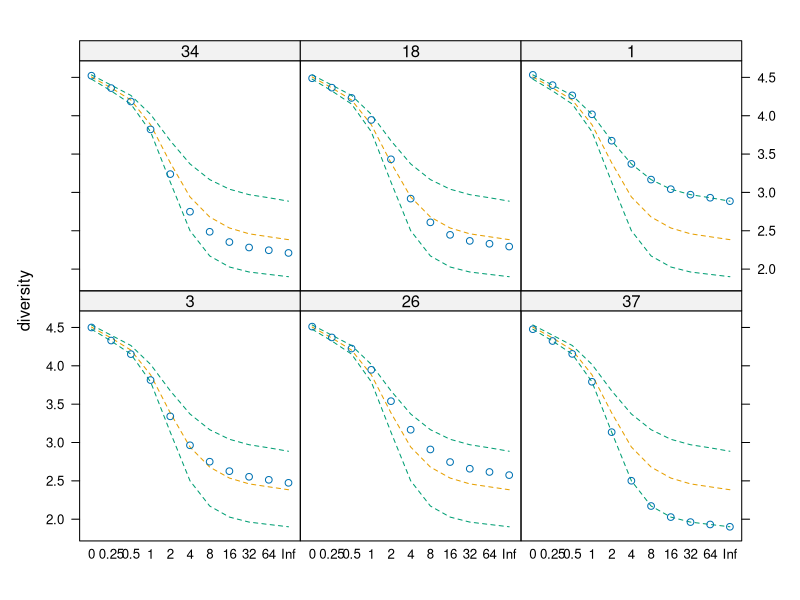
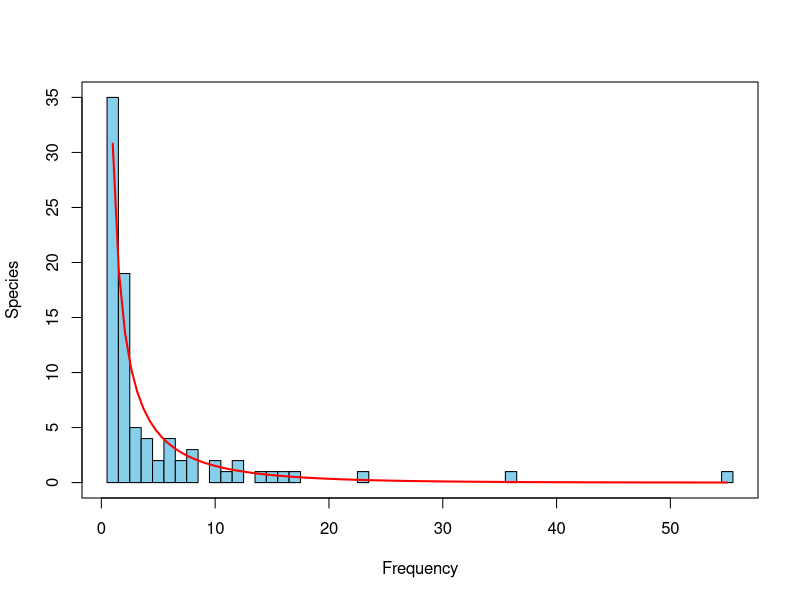
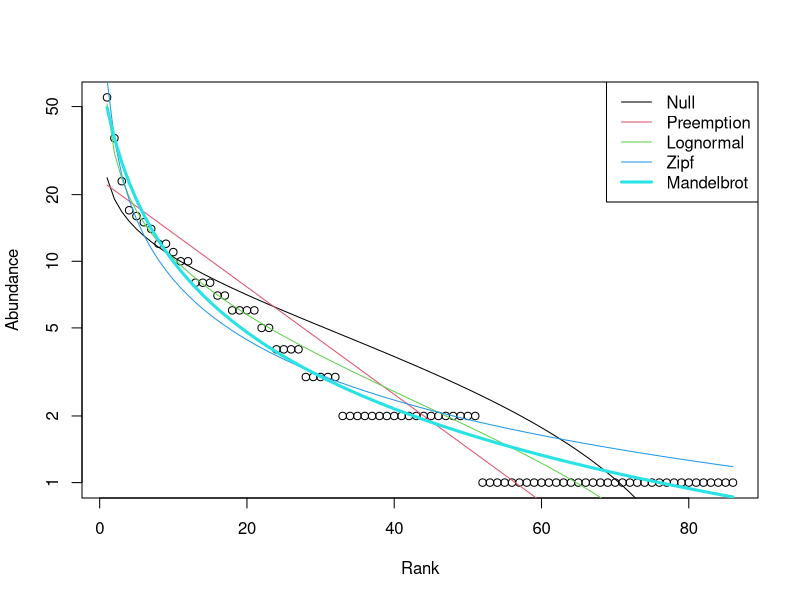
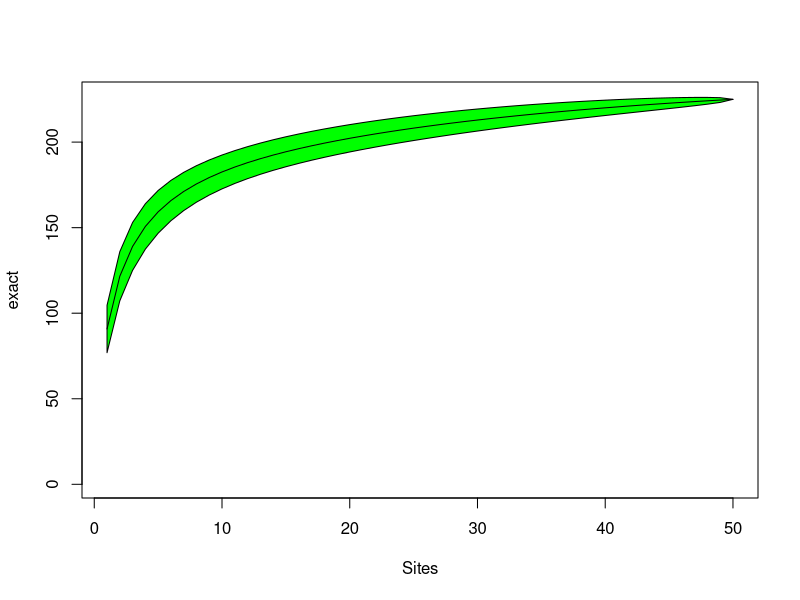

R code for these plots, in order:
library(vegan)

data("BCI")
# Shannon index
H <- diversity(BCI)

# Pieolou's evenness 
J <- H/log(specnumber(BCI))

# Renyi diversities

k <- sample(nrow(BCI),6)

R <- renyi(BCI[k,])

plot(R)

# the Alpha parameter of Fisher's log series as a diversity index

alpha <- fisher.alpha(BCI)

#  The number of stems per plot in our data set

quantile(rowSums(BCI))

# To express richness for the same number of individuals

Srar <- rarefy(BCI, min(rowSums(BCI)))

# Rarefy sample size to two individuals (As an extreme case)

S2 <- rarefy(BCI, 2)

# This rarefaction richness not give equal rank with the previous

all(rank(Srar)) == rank(S2)

#  in this rarefied richness fro tow individuals is a finite sample variant of Simpson's diversity index. These two are almost identical in BCI
range(diversity(BCI, "simp") - (S2 -1))

#  Rarefction is sometimes presented as an ecological meaningful alternative to dubious diversity indices. But the differences really seem to be small.

# Species abundance models--------------------------------------------------------------

#  The variance measures of species abundance distribution are divresity indices.

#  Fihser and Preston. Fisher's log-series for a randomly selected plot is

k <- sample(nrow(BCI),1)
fish <- fisherfit(BCI[k,])
#  fisher's log-series fitted to one randomly selected site
plot(fish)


#  Preston's log-normal is the main challenges to Fihers' log-sereis. Instead of plotting species by frequencies, it bins species into frequency classes of increasing size. As a result, upper bins with hgh range of frequencies become more common. 
# Prestondistr is the recommmende log normal model and it maximizes truncated log-normal likelihood without binning data. 

prestondistr(BCI[k,])

# Ranked abundance distribution---------------------------
# Alternative approach to species abundance distribution is to plot logrithmic abundances in dereasing orrder know as Whitaker plots or abundance distribution curves. 
#  it is fit with most popular models using maximum likelihood estimation. Fiver model; Brokenstick, preemption, log-ormal, Zipf, Zipf-Mandelbrot.
#  This function compares the model using Akaike's or Schwartz's Bayesian information criteria (BCI). Eventhough it is based on log-likelihood, it penalized by the 
# number of estimated parameters. 2 in AIC and logS in BIC.  Log-normal model rarel is the choice, but it is regarded as a the canonical model. 
rad <- radfit(BCI[k,])
plot(rad)

# Species accumulation-------------------
# This model study collection of sites and their species richness or estimate the number of unseen species. It is similar to rarefaction becuase it can accumulate more spices when the 
# the number of sites increases. 
#  Kindt's exact accumulator resembles rarefaction is the recommended one. 
sac <- specaccum(BCI)
plot(sac, ci.type="polygon", ci.col="green")


# Beta Diversityy-------------------------------
# Diversity can be divided into various components. Alpha diversity, and the diversity along gradients, beta diversity. Beta diversity should be studied together with
# gradiets as it is a measure of heterogenity (tuomisto) (i.e. the relative abundance of species in a collection of sites to an average site.
# This index is based on the total number of speices in a collection of sites S and the average richness per one site. 
ncol(BCI)/mean(specnumber(BCI))-1

# as total number of species can increase along with the site number even they are parts of the same community, Whttaker suggested that pairwise comparison of sites is required.
#  The Sorensen index of dismillarity is used for the data.
beta <- vegdist(BCI, binary = TRUE)
mean(beta)

